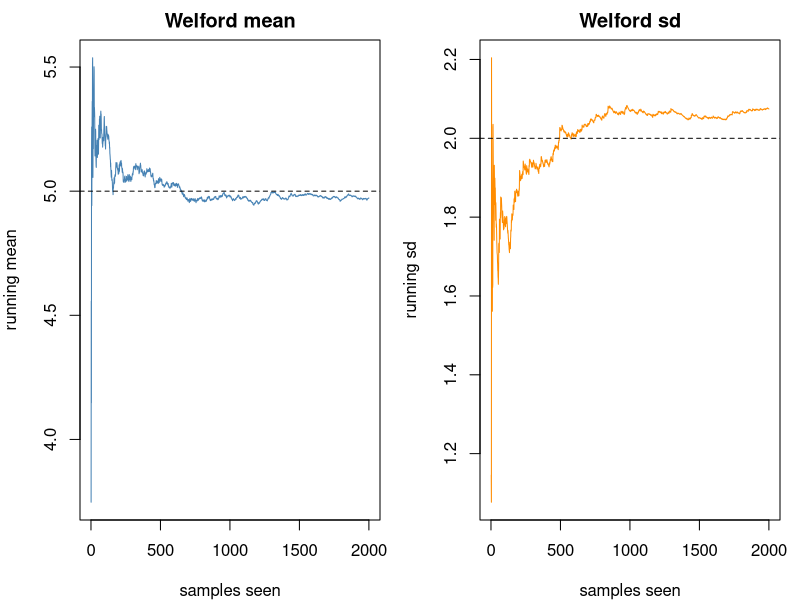
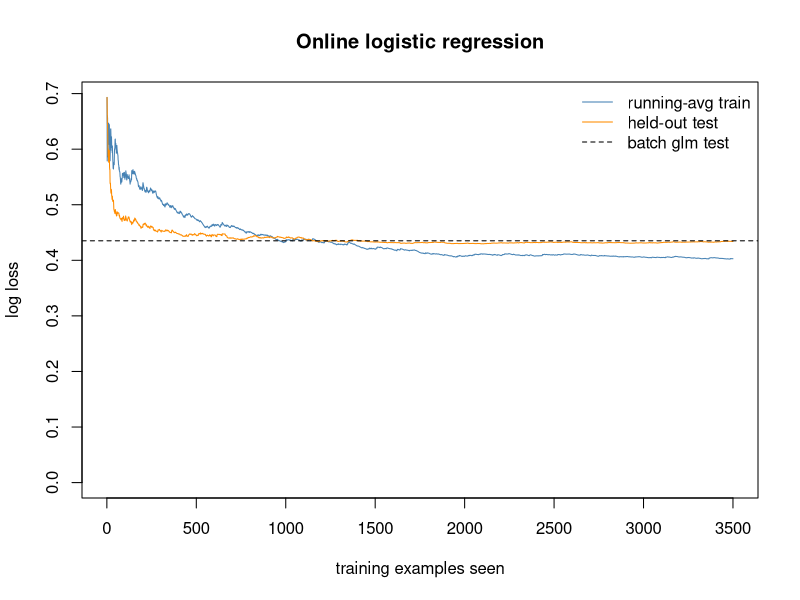

Write the R code that produced these figures, in order.
## ---- chunk 1
#| include: false
suppressPackageStartupMessages(library(tidyverse))
## ---- chunk 2
set.seed(1)

welford_update <- function(state, x) {
  state$n <- state$n + 1L
  delta <- x - state$mean
  state$mean <- state$mean + delta / state$n
  delta2 <- x - state$mean
  state$M2 <- state$M2 + delta * delta2
  state
}

welford_variance <- function(state) {
  if (state$n < 2L) return(NA_real_)
  state$M2 / (state$n - 1L)
}

true_mu <- 5
true_sd <- 2
stream <- rnorm(2000, mean = true_mu, sd = true_sd)

state <- list(n = 0L, mean = 0, M2 = 0)
running_mean <- numeric(length(stream))
running_sd   <- numeric(length(stream))

for (i in seq_along(stream)) {
  state <- welford_update(state, stream[i])
  running_mean[i] <- state$mean
  running_sd[i]   <- sqrt(welford_variance(state))
}

# confirm the one-pass result matches base R on the full sample
stopifnot(abs(state$mean - mean(stream)) < 1e-10)
stopifnot(abs(welford_variance(state) - var(stream)) < 1e-8)

op <- par(mfrow = c(1, 2), mar = c(4, 4, 2, 1))
plot(running_mean, type = "l", col = "steelblue",
     xlab = "samples seen", ylab = "running mean", main = "Welford mean")
abline(h = true_mu, lty = 2)
plot(running_sd, type = "l", col = "darkorange",
     xlab = "samples seen", ylab = "running sd", main = "Welford sd")
abline(h = true_sd, lty = 2)
par(op)
## ---- chunk 3
set.seed(42)

sigmoid <- function(z) 1 / (1 + exp(-z))

# generate a linearly-separable-ish stream
n  <- 4000
d  <- 3
X  <- matrix(rnorm(n * d), n, d)
theta_true <- c(-0.5, 1.5, -2.0, 1.0)   # intercept + 3 weights
Xb <- cbind(1, X)
p_true <- sigmoid(Xb %*% theta_true)
y <- rbinom(n, 1, p_true)

# hold out a test set for prequential evaluation
test_idx  <- 1:500
train_idx <- 501:n
Xb_test <- Xb[test_idx, , drop = FALSE]
y_test  <- y[test_idx]

logloss <- function(p, y) {
  eps <- 1e-12
  p <- pmin(pmax(p, eps), 1 - eps)
  -mean(y * log(p) + (1 - y) * log(1 - p))
}

theta <- rep(0, d + 1)          # start at zero
c0 <- 0.5                       # base learning rate
running_train <- numeric(length(train_idx))
test_curve    <- numeric(length(train_idx))
avg_loss <- 0

for (k in seq_along(train_idx)) {
  i  <- train_idx[k]
  xi <- Xb[i, ]
  pi <- as.numeric(sigmoid(sum(theta * xi)))

  # online (instantaneous) loss before updating, for the running average
  inst <- logloss(pi, y[i])
  avg_loss <- avg_loss + (inst - avg_loss) / k
  running_train[k] <- avg_loss

  # held-out test loss with current weights (test-then-train)
  p_test <- sigmoid(Xb_test %*% theta)
  test_curve[k] <- logloss(as.numeric(p_test), y_test)

  # OGD step: decaying learning rate eta_t = c0 / sqrt(t)
  eta <- c0 / sqrt(k)
  theta <- theta - eta * (pi - y[i]) * xi
}

# batch reference fit on the same training rows
batch_fit <- glm(y ~ X, family = binomial,
                 subset = train_idx)
batch_test_loss <- logloss(
  predict(batch_fit,
          newdata = data.frame(X = I(X[test_idx, , drop = FALSE])),
          type = "response"),
  y_test
)

plot(running_train, type = "l", col = "steelblue", ylim = c(0, max(running_train)),
     xlab = "training examples seen", ylab = "log loss",
     main = "Online logistic regression")
lines(test_curve, col = "darkorange")
abline(h = batch_test_loss, lty = 2)
legend("topright", bty = "n",
       legend = c("running-avg train", "held-out test", "batch glm test"),
       col = c("steelblue", "darkorange", "black"),
       lty = c(1, 1, 2))

round(rbind(online = theta, batch = coef(batch_fit), truth = theta_true), 3)
